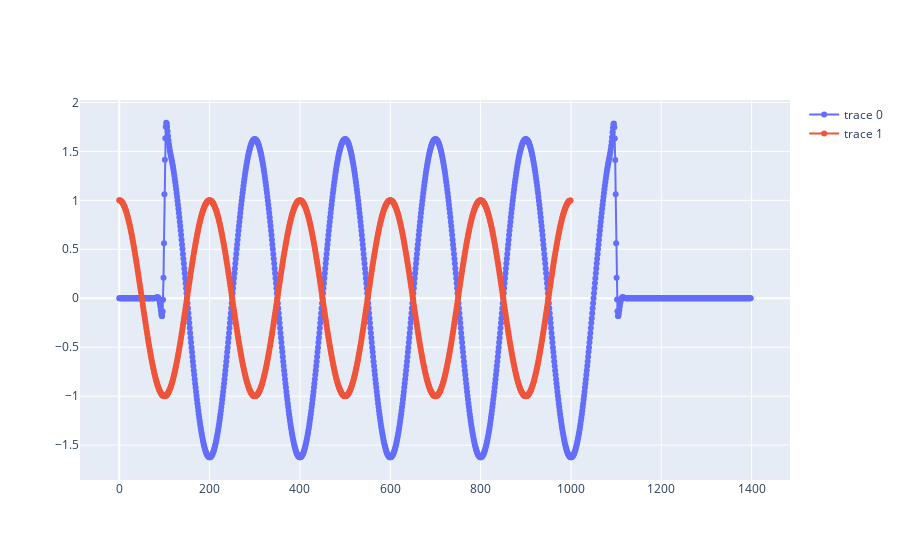

The notebook cell this image was saved under:
### Code cell
import plotly.express as px
import numpy as np
from sistema_desconhecido import sistema_desconhecido

n=np.arange(1000)
xn=np.zeros(400)

w=0.01*np.pi

xn=np.cos(w*n);


yn=sistema_desconhecido(xn)

fig = go.Figure()

fig.add_trace(go.Scatter(y=yn,
                         mode='lines+markers'))

fig.add_trace(go.Scatter(y=xn,
                         mode='lines+markers'))

fig.show()

### Figure 1 — Plotly figure (JSON) as saved in the notebook; plotly's stock layout.template omitted (floating-point values rounded to 4 significant figures; data arrays with more than 128 entries replaced by an {"elided": "..."} marker saying what was removed)
{"data": [{"mode": "lines+markers", "type": "scatter", "y": {"elided": "1399 float values"}}, {"mode": "lines+markers", "type": "scatter", "y": {"elided": "1000 float values"}}], "layout": {}}
